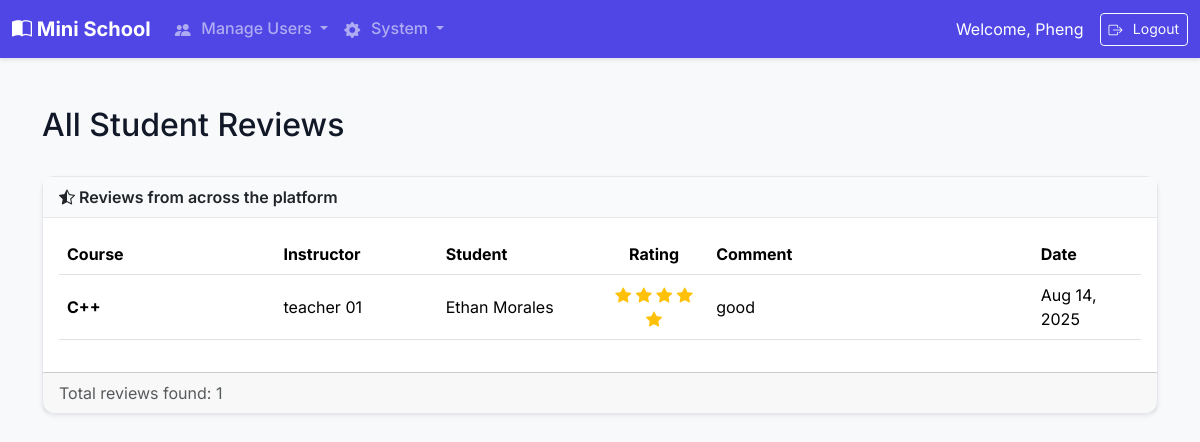
The page /employee/reviews/ (signed in) on the database its author committed.
### core/models.py (models this page shows, shortened)
class User(AbstractUser):
    class Role(models.TextChoices):
        EMPLOYEE = "EMPLOYEE", "Employee"
        INSTRUCTOR = "INSTRUCTOR", "Instructor"
        STUDENT = "STUDENT", "Student"
    role = models.CharField(max_length=50, choices=Role.choices)
    student_id = models.CharField(
        max_length=20,
        unique=True,
        blank=True,
        null=True,
        help_text="Required only for students."
    )
    date_of_birth = models.DateField(
        blank=True,
        null=True
    )

class Review(models.Model):
    course = models.ForeignKey(Course, on_delete=models.CASCADE, related_name='reviews')
    student = models.ForeignKey(User, on_delete=models.CASCADE, limit_choices_to={'role': User.Role.STUDENT})
    rating = models.PositiveIntegerField(help_text="Rating from 1 to 5.")
    comment = models.TextField()
    created_at = models.DateTimeField(auto_now_add=True)

class Course(models.Model):
    title = models.CharField(max_length=200)
    description = models.TextField()
    category = models.ForeignKey(Category, on_delete=models.PROTECT, related_name='courses')
    instructor = models.ForeignKey(
        User,
        on_delete=models.SET_NULL,
        null=True,
        blank=True,
        limit_choices_to={'role': User.Role.INSTRUCTOR}
    )
    created_at = models.DateTimeField(auto_now_add=True)

### core/views.py (the view)
# urls.py: path('employee/reviews/', views.view_reviews, name='view_reviews'),
@employee_required
def view_reviews(request):
    all_reviews = Review.objects.select_related('student', 'course', 'course__instructor').order_by('-created_at')
    context = {'reviews': all_reviews}
    return render(request, 'employee/view_reviews.html', context)

### templates/employee/view_reviews.html (shortened to what this page needs)
{% extends 'base.html' %}
{% block content %}
<div class="d-flex justify-content-between align-items-center mb-4">
    <h1 class="h2">All Student Reviews</h1>
</div>
<div class="card shadow-sm">
    <div class="card-header">
        <i class="bi bi-star-half"></i> Reviews from across the platform
    </div>
    <div class="card-body">
        <div class="table-responsive">
            <table class="table table-hover align-middle">
                <thead>
                    <tr>
                        <th style="width: 20%;">Course</th>
                        <th style="width: 15%;">Instructor</th>
                        <th style="width: 15%;">Student</th>
                        <th class="text-center" style="width: 10%;">Rating</th>
                        <th style="width: 30%;">Comment</th>
                        <th style="width: 10%;">Date</th>
                    </tr>
                </thead>
                <tbody>
                    {% for review in reviews %}
                    <tr>
                        <td><strong>{{ review.course.title }}</strong></td>
                        <td>{{ review.course.instructor.get_full_name|default:review.course.instructor.username }}</td>
                        <td>{{ review.student.get_full_name|default:review.student.username }}</td>
                        <td class="text-center">
                            {% for i in "12345" %}
                                {% if i|add:0 <= review.rating %}
                                    <i class="bi bi-star-fill text-warning"></i>
                                {% else %}
                                    <i class="bi bi-star text-muted"></i>
                                {% endif %}
                            {% endfor %}
                        </td>
                        <td>{{ review.comment|truncatewords:20 }}</td>
                        <td>{{ review.created_at|date:"M d, Y" }}</td>
                    </tr>
                    {% endfor %}
                </tbody>
            </table>
        </div>
    </div>
    <div class="card-footer text-muted">
        Total reviews found: {{ reviews.count }}
    </div>
</div>
{% endblock %}

### templates/base.html (shortened to what this page needs)
{% load static %}
<!doctype html>
<html lang="en">
<head>
    <link href="https://cdn.jsdelivr.net/npm/bootstrap@5.3.2/dist/css/bootstrap.min.css" rel="stylesheet">
    <link rel="stylesheet" href="{% static 'css/custom.css' %}">
</head>
<body>
<nav class="navbar navbar-expand-lg navbar-dark bg-dark">
    <div class="container-fluid">
        <a class="navbar-brand" href="{% if user.is_authenticated %}{% url 'dashboard' %}{% else %}{% url 'login' %}{% endif %}">
            <i class="bi bi-book-half"></i> Mini School
        </a>
        <div class="collapse navbar-collapse" id="navbarNav">
            <ul class="navbar-nav me-auto mb-2 mb-lg-0">
                {% if user.is_authenticated %}
                    {% if user.role == 'EMPLOYEE' %}
                        <li class="nav-item dropdown">
                            <a class="nav-link dropdown-toggle" href="#" role="button" data-bs-toggle="dropdown" aria-expanded="false">
                                <i class="bi bi-people-fill"></i> Manage Users
                            </a>
                        </li>
                        <li class="nav-item dropdown">
                            <a class="nav-link dropdown-toggle" href="#" role="button" data-bs-toggle="dropdown" aria-expanded="false">
                                <i class="bi bi-gear-fill"></i> System
                            </a>
                        </li>
                    {% endif %}
                {% endif %}
            </ul>
            <div class="d-flex align-items-center">
                {% if user.is_authenticated %}
                    <span class="navbar-text text-white me-3">
                        Welcome, {{ user.username }}
                    </span>
                    <form method="post" action="{% url 'logout' %}">
                        <button type="submit" class="btn btn-outline-light btn-sm"><i class="bi bi-box-arrow-right"></i> Logout</button>
                    </form>
                {% else %}
                     <a href="{% url 'login' %}" class="btn btn-outline-light"><i class="bi bi-box-arrow-in-right"></i> Login</a>
                {% endif %}
            </div>
        </div>
    </div>
</nav>
<main class="container my-5">
    {% block content %}
    {% endblock %}
</main>
</body>
</html>

### static/css/custom.css (style rules this page uses)
:root { --primary-color: #4f46e5; --secondary-color: #6b7280; --background-color: #f8f9fa; --surface-color: #ffffff; --text-color: #111827; --border-color: #e5e7eb; }
body { font-family: 'Inter', sans-serif; background-color: var(--background-color); color: var(--text-color); }
.navbar.bg-dark { background-color: var(--primary-color) !important; box-shadow: 0 2px 4px rgba(0,0,0,0.1); }
.navbar-brand { font-weight: 700; font-size: 1.25rem; }
.nav-link { font-weight: 500; }
.card { border: 1px solid var(--border-color); border-radius: 0.75rem; background-color: var(--surface-color); }
.card-header { background-color: #f9fafb; border-bottom: 1px solid var(--border-color); font-weight: 600; }
.btn i, .nav-link i, .dropdown-item i { margin-right: 0.4rem; vertical-align: -2px; }

### rows shown on the page
User: username "Pheng"
Review: course "C++", course.instructor.get_full_name "teacher 01", student.get_full_name "Ethan Morales", rating 5 (drawn), comment "good", created_at "Aug 14, 2025"

### other values the page prints
{{ reviews.count }} "1"
